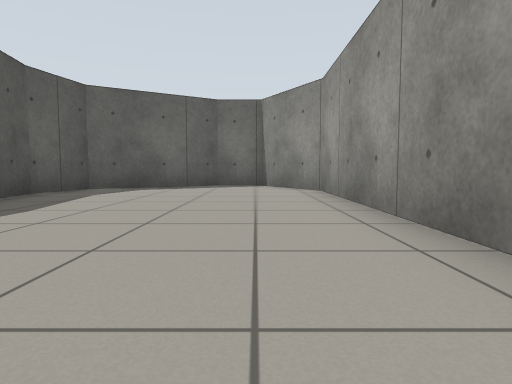
[1] (above)

16 first-person views from a walk through a world built for the Gazebo simulator. The camera is 0.5 m above the floor, tilts 4° down and sees 75° across. The floor is counted in squares, 1 m on a side. Each view is taken from the middle of a square. On the plan, view 1 faces up. The plan holds only what a view shows up to about 9 squares ahead; the rest is blank.

[2]
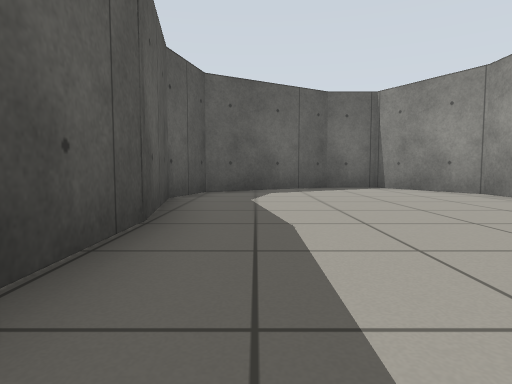

[3]
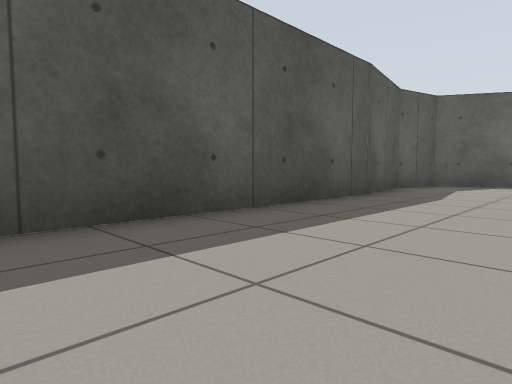

[4]
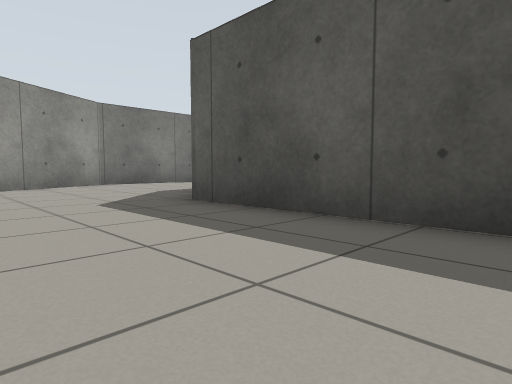

[5]
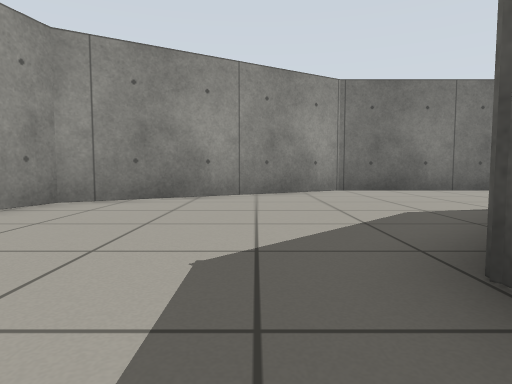

[6]
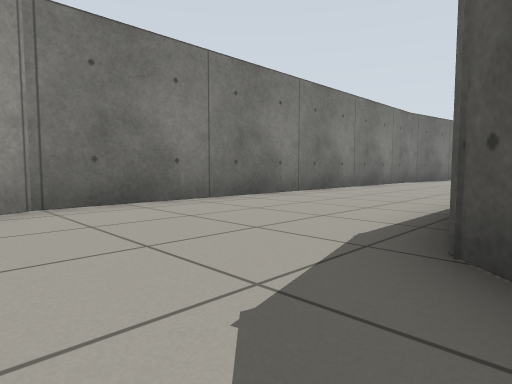

[7]
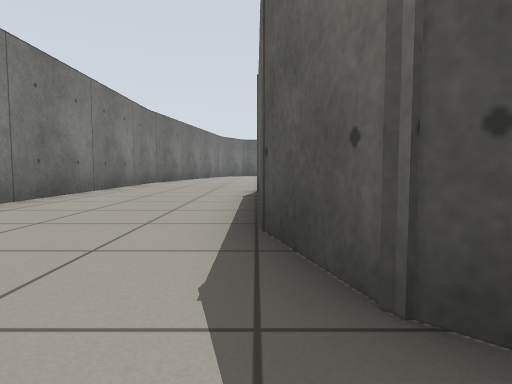

[8]
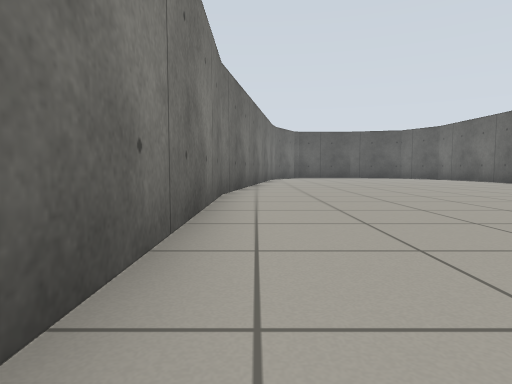

[9]
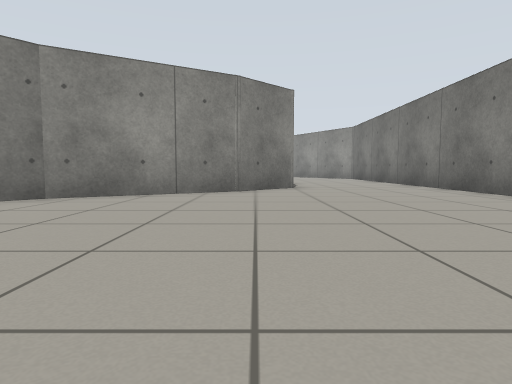

[10]
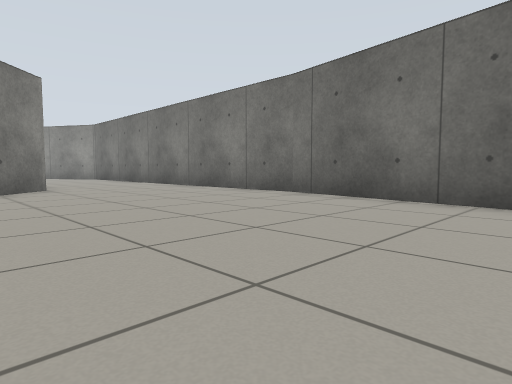

[11]
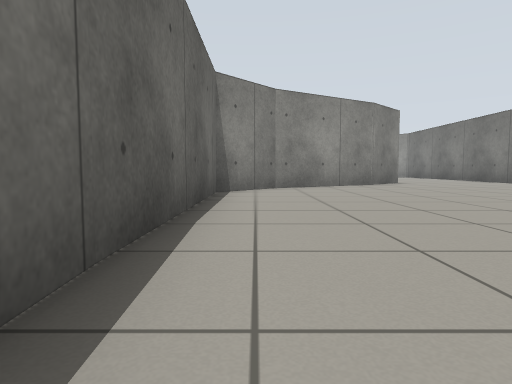

[12]
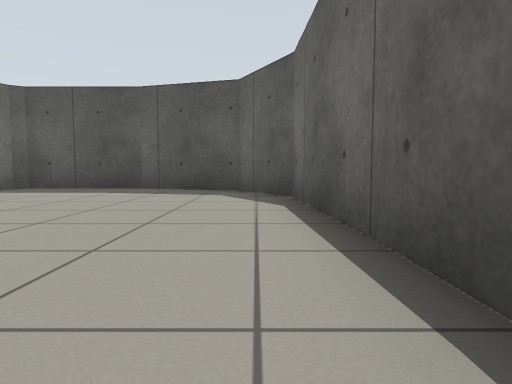

[13]
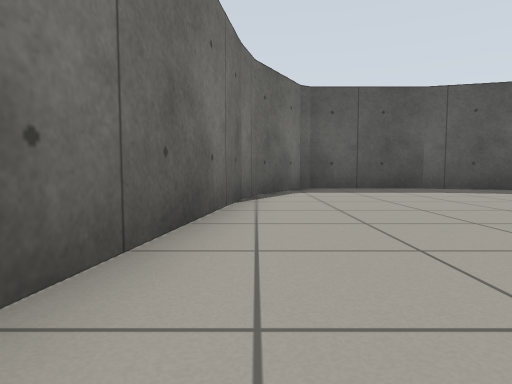

[14]
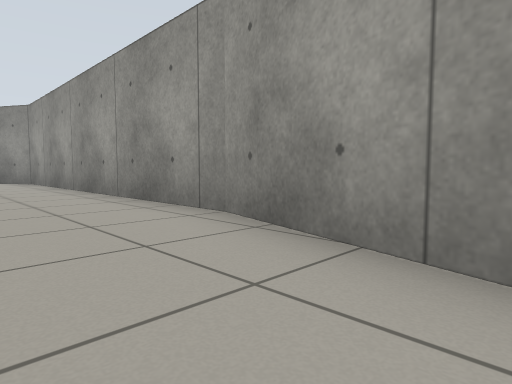

[15]
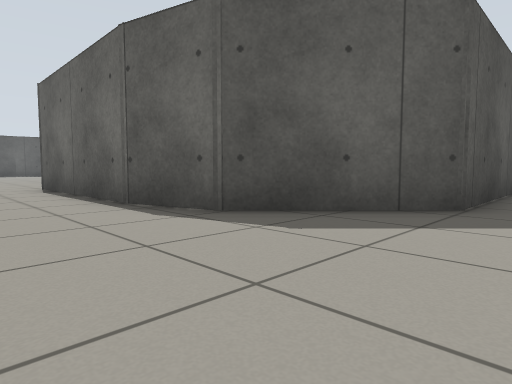

[16]
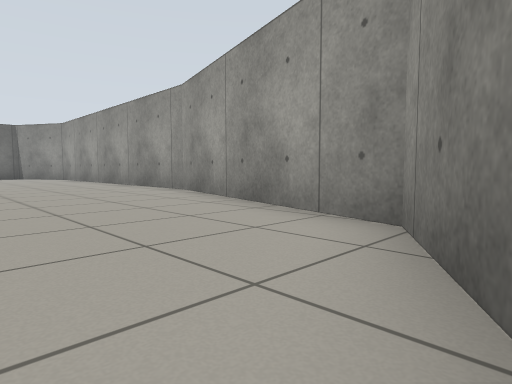

### Floor plan
Points are (right, up) in squares from view 1. A wall is a line through its corners. A room is listed if a view was taken in it or the views show most of it. See-through windows are left out.
Room 1 (views 1, 2, 3, 4, 5, 6, 7, 8, 9, 10, 11, 12, 13, 14, 15, 16)
walls: (-13.6, -5.7) (-15.5, -2.5) (-17, -1.2) (-25.9, -1.2); (-16.5, -10.6) (-4.9, -10.6) (-0.1, -7.9) (1.5, -1.9); (-7.5, -6.9) (-12.3, -6.9) (-13.8, -5.5); (-25.5, -9.2) (-16.3, -10.7); (-25.8, -1.3) (-27.6, -2.4) (-28.3, -4.9); (-4.1, 4.3) (-4.1, -4.5) (-6.1, -6.5) (-7.8, -7); (-28.3, -4.8) (-28.3, -7.8) (-26.2, -9) (-25.4, -9.3); (1.5, -2.1) (1.5, 7.6) (0.2, 9.8) (-1.1, 9.8) (-4.1, 8.1) (-4.5, 6.6) (-4, 4)

Where each view was taken, in squares from view 1:
view 1: 0 up, 0 right, facing up
view 2: 1 up, 3 left, facing up
view 3: 2 down, 1 left, facing up-left
view 4: 0 up, 1 left, facing down-left
view 5: 3 down, 3 left, facing down
view 6: 6 down, 4 left, facing down-left
view 7: 7 down, 5 left, facing left
view 8: 10 down, 10 left, facing left
view 9: 6 down, 21 left, facing right
view 10: 5 down, 21 left, facing down-right
view 11: 2 down, 24 left, facing right
view 12: 2 down, 20 left, facing left
view 13: 9 down, 20 left, facing left
view 14: 5 down, 1 left, facing up-right
view 15: 9 down, 3 left, facing up-left
view 16: 9 down, 3 left, facing up-right
